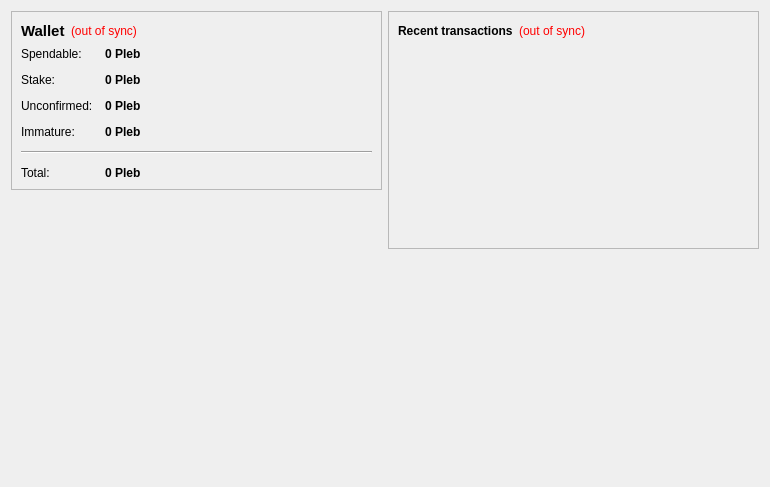
<?xml version="1.0" encoding="UTF-8"?>
<ui version="4.0">
 <class>OverviewPage</class>
 <widget class="QWidget" name="OverviewPage">
  <property name="geometry">
   <rect>
    <x>0</x>
    <y>0</y>
    <width>770</width>
    <height>487</height>
   </rect>
  </property>
  <property name="windowTitle">
   <string>Form</string>
  </property>
  <layout class="QHBoxLayout" name="horizontalLayout" stretch="1,1">
   <item>
    <layout class="QVBoxLayout" name="verticalLayout_2">
     <item>
      <widget class="QFrame" name="frame">
       <property name="frameShape">
        <enum>QFrame::StyledPanel</enum>
       </property>
       <property name="frameShadow">
        <enum>QFrame::Raised</enum>
       </property>
       <layout class="QVBoxLayout" name="verticalLayout_4">
        <item>
         <layout class="QHBoxLayout" name="horizontalLayout_4">
          <item>
           <widget class="QLabel" name="label_5">
            <property name="font">
             <font>
              <pointsize>11</pointsize>
              <weight>75</weight>
              <bold>true</bold>
             </font>
            </property>
            <property name="text">
             <string>Wallet</string>
            </property>
           </widget>
          </item>
          <item>
           <widget class="QLabel" name="labelWalletStatus">
            <property name="toolTip">
             <string>The displayed information may be out of date. Your wallet automatically synchronizes with the Plebeian network after a connection is established, but this process has not completed yet.</string>
            </property>
            <property name="styleSheet">
             <string notr="true">QLabel { color: red; }</string>
            </property>
            <property name="text">
             <string notr="true">(out of sync)</string>
            </property>
            <property name="alignment">
             <set>Qt::AlignLeading|Qt::AlignLeft|Qt::AlignVCenter</set>
            </property>
           </widget>
          </item>
          <item>
           <spacer name="horizontalSpacer_2">
            <property name="orientation">
             <enum>Qt::Horizontal</enum>
            </property>
            <property name="sizeHint" stdset="0">
             <size>
              <width>40</width>
              <height>20</height>
             </size>
            </property>
           </spacer>
          </item>
         </layout>
        </item>
        <item>
         <layout class="QFormLayout" name="formLayout_2">
          <property name="fieldGrowthPolicy">
           <enum>QFormLayout::AllNonFixedFieldsGrow</enum>
          </property>
          <property name="horizontalSpacing">
           <number>12</number>
          </property>
          <property name="verticalSpacing">
           <number>12</number>
          </property>
          <item row="0" column="0">
           <widget class="QLabel" name="label">
            <property name="text">
             <string>Spendable:</string>
            </property>
           </widget>
          </item>
          <item row="0" column="1">
           <widget class="QLabel" name="labelBalance">
            <property name="font">
             <font>
              <weight>75</weight>
              <bold>true</bold>
             </font>
            </property>
            <property name="cursor">
             <cursorShape>IBeamCursor</cursorShape>
            </property>
            <property name="toolTip">
             <string>Your current spendable balance</string>
            </property>
            <property name="text">
             <string notr="true">0 Pleb</string>
            </property>
            <property name="textInteractionFlags">
             <set>Qt::LinksAccessibleByMouse|Qt::TextSelectableByKeyboard|Qt::TextSelectableByMouse</set>
            </property>
           </widget>
          </item>
          <item row="1" column="0">
           <widget class="QLabel" name="label_6">
            <property name="text">
             <string>Stake:</string>
            </property>
           </widget>
          </item>
          <item row="1" column="1">
           <widget class="QLabel" name="labelStake">
            <property name="font">
             <font>
              <weight>75</weight>
              <bold>true</bold>
             </font>
            </property>
            <property name="cursor">
             <cursorShape>IBeamCursor</cursorShape>
            </property>
            <property name="toolTip">
             <string>Total of coins that was staked, and do not yet count toward the current balance</string>
            </property>
            <property name="text">
             <string notr="true">0 Pleb</string>
            </property>
            <property name="textInteractionFlags">
             <set>Qt::LinksAccessibleByMouse|Qt::TextSelectableByKeyboard|Qt::TextSelectableByMouse</set>
            </property>
           </widget>
          </item>
          <item row="2" column="0">
           <widget class="QLabel" name="label_3">
            <property name="text">
             <string>Unconfirmed:</string>
            </property>
           </widget>
          </item>
          <item row="2" column="1">
           <widget class="QLabel" name="labelUnconfirmed">
            <property name="font">
             <font>
              <weight>75</weight>
              <bold>true</bold>
             </font>
            </property>
            <property name="cursor">
             <cursorShape>IBeamCursor</cursorShape>
            </property>
            <property name="toolTip">
             <string>Total of transactions that have yet to be confirmed, and do not yet count toward the current balance</string>
            </property>
            <property name="text">
             <string notr="true">0 Pleb</string>
            </property>
            <property name="textInteractionFlags">
             <set>Qt::LinksAccessibleByMouse|Qt::TextSelectableByKeyboard|Qt::TextSelectableByMouse</set>
            </property>
           </widget>
          </item>
          <item row="3" column="0">
           <widget class="QLabel" name="labelImmatureText">
            <property name="text">
             <string>Immature:</string>
            </property>
           </widget>
          </item>
          <item row="3" column="1">
           <widget class="QLabel" name="labelImmature">
            <property name="font">
             <font>
              <weight>75</weight>
              <bold>true</bold>
             </font>
            </property>
            <property name="toolTip">
             <string>Mined balance that has not yet matured</string>
            </property>
            <property name="text">
             <string notr="true">0 Pleb</string>
            </property>
            <property name="textInteractionFlags">
             <set>Qt::LinksAccessibleByMouse|Qt::TextSelectableByKeyboard|Qt::TextSelectableByMouse</set>
            </property>
           </widget>
          </item>
          <item row="4" column="0" colspan="2">
           <widget class="Line" name="line">
            <property name="orientation">
             <enum>Qt::Horizontal</enum>
            </property>
           </widget>
          </item>
          <item row="5" column="0">
           <widget class="QLabel" name="labelTotalText">
            <property name="text">
             <string>Total:</string>
            </property>
           </widget>
          </item>
          <item row="5" column="1">
           <widget class="QLabel" name="labelTotal">
            <property name="font">
             <font>
              <weight>75</weight>
              <bold>true</bold>
             </font>
            </property>
            <property name="cursor">
             <cursorShape>IBeamCursor</cursorShape>
            </property>
            <property name="toolTip">
             <string>Your current total balance</string>
            </property>
            <property name="text">
             <string notr="true">0 Pleb</string>
            </property>
            <property name="textInteractionFlags">
             <set>Qt::LinksAccessibleByMouse|Qt::TextSelectableByKeyboard|Qt::TextSelectableByMouse</set>
            </property>
           </widget>
          </item>
         </layout>
        </item>
       </layout>
      </widget>
     </item>
     <item>
      <spacer name="verticalSpacer">
       <property name="orientation">
        <enum>Qt::Vertical</enum>
       </property>
       <property name="sizeHint" stdset="0">
        <size>
         <width>20</width>
         <height>40</height>
        </size>
       </property>
      </spacer>
     </item>
     <item>
      <widget class="QLabel" name="label_2">
       <property name="autoFillBackground">
        <bool>true</bool>
       </property>
       <property name="text">
        <string/>
       </property>
       <property name="pixmap">
        <pixmap resource="../bitcoin.qrc">:/icons/coinbg</pixmap>
       </property>
       <property name="scaledContents">
        <bool>false</bool>
       </property>
       <property name="margin">
        <number>0</number>
       </property>
      </widget>
     </item>
    </layout>
   </item>
   <item>
    <layout class="QVBoxLayout" name="verticalLayout_3">
     <item>
      <widget class="QFrame" name="frame_2">
       <property name="frameShape">
        <enum>QFrame::StyledPanel</enum>
       </property>
       <property name="frameShadow">
        <enum>QFrame::Raised</enum>
       </property>
       <layout class="QVBoxLayout" name="verticalLayout">
        <item>
         <layout class="QHBoxLayout" name="horizontalLayout_2">
          <item>
           <widget class="QLabel" name="label_4">
            <property name="text">
             <string>&lt;b&gt;Recent transactions&lt;/b&gt;</string>
            </property>
           </widget>
          </item>
          <item>
           <widget class="QLabel" name="labelTransactionsStatus">
            <property name="toolTip">
             <string>The displayed information may be out of date. Your wallet automatically synchronizes with the Plebeian network after a connection is established, but this process has not completed yet.</string>
            </property>
            <property name="styleSheet">
             <string notr="true">QLabel { color: red; }</string>
            </property>
            <property name="text">
             <string notr="true">(out of sync)</string>
            </property>
            <property name="alignment">
             <set>Qt::AlignRight|Qt::AlignTrailing|Qt::AlignVCenter</set>
            </property>
           </widget>
          </item>
          <item>
           <spacer name="horizontalSpacer">
            <property name="orientation">
             <enum>Qt::Horizontal</enum>
            </property>
            <property name="sizeHint" stdset="0">
             <size>
              <width>40</width>
              <height>20</height>
             </size>
            </property>
           </spacer>
          </item>
         </layout>
        </item>
        <item>
         <widget class="QListView" name="listTransactions">
          <property name="styleSheet">
           <string notr="true">QListView { background: transparent; }</string>
          </property>
          <property name="frameShape">
           <enum>QFrame::NoFrame</enum>
          </property>
          <property name="verticalScrollBarPolicy">
           <enum>Qt::ScrollBarAlwaysOff</enum>
          </property>
          <property name="horizontalScrollBarPolicy">
           <enum>Qt::ScrollBarAlwaysOff</enum>
          </property>
          <property name="selectionMode">
           <enum>QAbstractItemView::NoSelection</enum>
          </property>
         </widget>
        </item>
       </layout>
      </widget>
     </item>
     <item>
      <spacer name="verticalSpacer_2">
       <property name="orientation">
        <enum>Qt::Vertical</enum>
       </property>
       <property name="sizeHint" stdset="0">
        <size>
         <width>20</width>
         <height>40</height>
        </size>
       </property>
      </spacer>
     </item>
    </layout>
   </item>
  </layout>
 </widget>
 <resources/>
 <connections/>
</ui>
